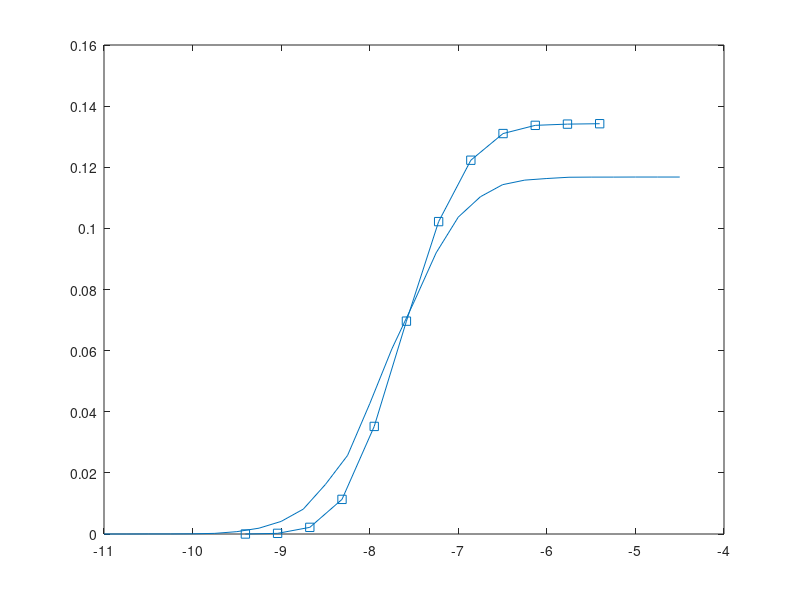

Source code (MATLAB): (Note: this script raises an error after producing the figure.)
% plot LTE-A comparison curves

clear all
close all
clc

% open LTE-A reference figure

cd('../results');

% load parameters
nCQI = 15;
load('5GSimReferenceCurves');
load('LTEASimReferenceCurves');
tempLegend = cell(nCQI+2,1);

% throughput plot
figure();
linecolors = colormap('lines');
for iCQI = 1:nCQI
    plot(throughputResult{iCQI,2},throughputResult{iCQI,1}*1e-3, 'color',linecolors(iCQI,:));
    hold on;
    tmpPlot = plot(squeeze(throughputOverall(iCQI,1,:)),squeeze(throughputOverall(iCQI,2,:))/1e6, 'color',linecolors(iCQI,:), 'marker', 'square');
    set(get(get(tmpPlot,'Annotation'),'LegendInformation'),'IconDisplayStyle','off');
    tempLegend{iCQI} = ['CQI',num2str(iCQI)];
end
grid on;
plot(0,0,'color','black','linestyle','-','Visible','on');
plot(0,0,'color','black','linestyle','-','marker','square','Visible','on');
tempLegend{nCQI+1} = 'LTE-A Sim';
tempLegend{nCQI+2} = '5G Sim';
xlabel('SNR in dB');
ylabel('Throughput in MBit/s');
xlim([-10 35]);
legend(tempLegend,'location','southeast');

% print figure
pause(1);
set(gcf, 'units', 'centimeters');
set(gcf, 'PaperSize', [6 4]);
set(gcf, 'PaperPositionMode', 'manual');
set(gcf, 'PaperPosition', [0 0 6 4]);
print('-dpdf','throughput_comparison');

% FER plot
figure();
linecolors = colormap('lines');
for iCQI = 1:nCQI
    plot(BLERResult{iCQI,2},BLERResult{iCQI,1}, 'color',linecolors(iCQI,:));
    hold on;
    tmpPlot = plot(squeeze(FEROverall(iCQI,1,:)),squeeze(FEROverall(iCQI,2,:)), 'color',linecolors(iCQI,:), 'marker', 'square');
	set(get(get(tmpPlot,'Annotation'),'LegendInformation'),'IconDisplayStyle','off');
end
h = get(gcf,'CurrentAxes');
set(h,'YScale','log');
grid on;
plot(0,0,'color','black','linestyle','-','Visible','on');
plot(0,0,'color','black','linestyle','-','marker','square','Visible','on');
xlabel('SNR in dB');
ylabel('Frame Error Ratio');
xlim([-10 35]);
legend(tempLegend,'location','southeast');

% print figure
pause(1);
set(gcf, 'units', 'centimeters');
set(gcf, 'PaperSize', [6 4]);
set(gcf, 'PaperPositionMode', 'manual');
set(gcf, 'PaperPosition', [0 0 6 4]);
print('-dpdf','FER_comparison');